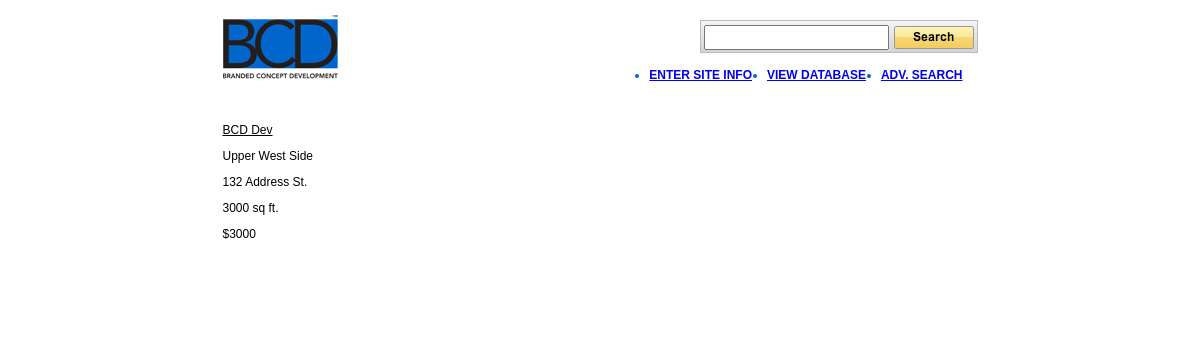
Screenshot of /search-all.php with the database file from the repository.
### tables this page shows
CREATE TABLE `sites` (
  `id` int(11) NOT NULL AUTO_INCREMENT,
  `name` varchar(255) NOT NULL,
  `address` text,
  `cross_street` text,
  `neighborhood` varchar(255) DEFAULT NULL,
  `size` int(11) DEFAULT NULL,
  `frontage` int(11) DEFAULT NULL,
  `asking_rent` int(11) DEFAULT NULL,
  `asking_key` int(11) DEFAULT NULL,
  `contact_name` varchar(255) DEFAULT NULL,
  `contact_number` varchar(255) DEFAULT NULL,
  `contact_company` varchar(255) DEFAULT NULL,
  `previous_use` text,
  `venting` tinyint(4) DEFAULT NULL,
  `venting_type` text,
  `additional_info` text,
  `delivery_date` text,
  `clients` text,
  `bcd_broker` varchar(255) DEFAULT NULL,
  `bcd_broker_date` date DEFAULT NULL,
  PRIMARY KEY (`id`)
);

### libs/adodb/adodb.inc.php (called while the page is built, shortened)
<?php
 if (!defined('_ADODB_LAYER')) {
	function ADODB_Setup()
	{
		$ADODB_FETCH_MODE = ADODB_FETCH_DEFAULT;
	}
	class ADOConnection {
	var $database = '';
	var $host = '';
	var $user = '';
	var $debug = false;
	var $true = '1';
	var $false = '0';
	var $fetchMode=false;
	var $bulkBind = false;
	var $_queryID = false;
	var $_bindInputArray = false;
	function Connect($argHostname = "", $argUsername = "", $argPassword = "", $argDatabaseName = "", $forceNew = false)
	{
		if ($argHostname != "") $this->host = $argHostname;
		if ($argUsername != "") $this->user = $argUsername;
		if ($argDatabaseName != "") $this->database = $argDatabaseName;
		if ($forceNew) {
			if ($rez=$this->_nconnect($this->host, $this->user, $argPassword, $this->database)) return true;
		} else {
			 if ($rez=$this->_connect($this->host, $this->user, $argPassword, $this->database)) return true;
		}
		return $ret;
	}
	function Execute($sql,$inputarr=false)
	{
		if ($inputarr) {
			if (!is_array($inputarr)) $inputarr = array($inputarr);
			$element0 = reset($inputarr);
			$array_2d = $this->bulkBind && is_array($element0) && !is_object(reset($element0));
			unset($element0);
			if (!is_array($sql) && !$this->_bindInputArray) {
				$sqlarr = explode('?',$sql);
				$nparams = sizeof($sqlarr)-1;
				if (!$array_2d) $inputarr = array($inputarr);
				foreach($inputarr as $arr) {
					$sql = ''; $i = 0;
					while(list(, $v) = each($arr)) {
						$sql .= $sqlarr[$i];
						$typ = gettype($v);
						if ($typ == 'string')
							$sql .= $this->qstr($v);
						else if ($typ == 'double')
							$sql .= str_replace(',','.',$v);
						else if ($typ == 'boolean')
							$sql .= $v ? $this->true : $this->false;
						else if ($typ == 'object') {
							if (method_exists($v, '__toString')) $sql .= $this->qstr($v->__toString());
							else $sql .= $this->qstr((string) $v);
						} else if ($v === null)
							$sql .= 'NULL';
						else
							$sql .= $v;
						$i += 1;
						if ($i == $nparams) break;
					}
					if (isset($sqlarr[$i])) {
						$sql .= $sqlarr[$i];
						if ($i+1 != sizeof($sqlarr)) $this->outp_throw( "Input Array does not match ?: ".htmlspecialchars($sql),'Execute');
					} else if ($i != sizeof($sqlarr))
						$this->outp_throw( "Input array does not match ?: ".htmlspecialchars($sql),'Execute');
					$ret = $this->_Execute($sql);
					if (!$ret) return $ret;
				}
			} else {
				if ($array_2d) {
					if (is_string($sql))
						$stmt = $this->Prepare($sql);
					else
						$stmt = $sql;
					foreach($inputarr as $arr) {
						$ret = $this->_Execute($stmt,$arr);
						if (!$ret) return $ret;
					}
				} else {
					$ret = $this->_Execute($sql,$inputarr);
				}
			}
		} else {
			$ret = $this->_Execute($sql,false);
		}
		return $ret;
	}
	function _Execute($sql,$inputarr=false)
	{
		if ($this->debug) {
			global $ADODB_INCLUDED_LIB;
			if (empty($ADODB_INCLUDED_LIB)) include(ADODB_DIR.'/adodb-lib.inc.php');
			$this->_queryID = _adodb_debug_execute($this, $sql,$inputarr);
		} else {
			$this->_queryID = @$this->_query($sql,$inputarr);
		}
		$rs = new $rsclass($this->_queryID,$this->fetchMode);
		$rs->connection = $this;
		$rs->Init();
		if (is_array($sql)) $rs->sql = $sql[0];
		else $rs->sql = $sql;
		return $rs;
	}
}
	class ADORecordSet implements IteratorAggregate {
	function ADORecordSet($queryID)
	{
		$this->_queryID = $queryID;
	}
}
	function ADOLoadCode($dbType)
	{
		$db = strtolower($dbType);
		switch ($db) {
			default:
				$class = $db; break;
		}
		$file = ADODB_DIR."/drivers/adodb-".$db.".inc.php";
		if (class_exists("ADODB_" . $class)) return $class;
		return false;
	}
	function NewADOConnection($db='')
	{
		$tmp = ADONewConnection($db);
		return $tmp;
	}
	function ADONewConnection($db='')
	{
	GLOBAL $ADODB_NEWCONNECTION, $ADODB_LASTDB;
		$errorfn = (defined('ADODB_ERROR_HANDLER')) ? ADODB_ERROR_HANDLER : false;
		if (($at = strpos($db,'://')) !== FALSE) {
			$origdsn = $db;
			$fakedsn = 'fake'.substr($origdsn,$at);
			if (($at2 = strpos($origdsn,'@/')) !== FALSE) {
				$fakedsn = str_replace('@/','@adodb-fakehost/',$fakedsn);
			}
			 if ((strpos($origdsn, 'sqlite')) !== FALSE) {
                list($scheme, $path) = explode('://', $origdsn);
                $dsna['scheme'] = $scheme;
				if ($qmark = strpos($path,'?')) {
					$dsn['query'] = substr($path,$qmark+1);
					$path = substr($path,0,$qmark);
				}
            	$dsna['path'] = '/' . urlencode($path);
			} else
				$dsna = @parse_url($fakedsn);
			$dsna['scheme'] = substr($origdsn,0,$at);
			$db = @$dsna['scheme'];
			$dsna['host'] = isset($dsna['host']) ? rawurldecode($dsna['host']) : '';
			$dsna['user'] = isset($dsna['user']) ? rawurldecode($dsna['user']) : '';
			$dsna['pass'] = isset($dsna['pass']) ? rawurldecode($dsna['pass']) : '';
			$dsna['path'] = isset($dsna['path']) ? rawurldecode(substr($dsna['path'],1)) : '';
			if (isset($dsna['query'])) {
				$opt1 = explode('&',$dsna['query']);
				foreach($opt1 as $k => $v) {
					$arr = explode('=',$v);
					$opt[$arr[0]] = isset($arr[1]) ? rawurldecode($arr[1]) : 1;
				}
			} else $opt = array();
		}
		if(empty($obj)) {
			if (!isset($ADODB_LASTDB)) $ADODB_LASTDB = '';
			if ($db != $ADODB_LASTDB) $db = ADOLoadCode($db);
			$cls = 'ADODB_'.$db;
			$obj = new $cls();
		}
		if ($obj) {
			if (isset($dsna)) {
				if (empty($persist))
					$ok = $obj->Connect($dsna['host'], $dsna['user'], $dsna['pass'], $dsna['path']);
				else if (empty($nconnect))
					$ok = $obj->PConnect($dsna['host'], $dsna['user'], $dsna['pass'], $dsna['path']);
				else
					$ok = $obj->NConnect($dsna['host'], $dsna['user'], $dsna['pass'], $dsna['path']);
			}
		}
		return $obj;
	}
}
?>

### libs/adodb/drivers/adodb-mysql.inc.php (called while the page is built, shortened)
<?php
if (! defined("_ADODB_MYSQL_LAYER")) {
class ADODB_mysql extends ADOConnection {
	var $forceNewConnect = false;
	var $clientFlags = 0;
	function _connect($argHostname, $argUsername, $argPassword, $argDatabasename)
	{
		if (ADODB_PHPVER >= 0x4300)
			$this->_connectionID = mysql_connect($argHostname,$argUsername,$argPassword,
												$this->forceNewConnect,$this->clientFlags);
		else if (ADODB_PHPVER >= 0x4200)
			$this->_connectionID = mysql_connect($argHostname,$argUsername,$argPassword,
												$this->forceNewConnect);
		else
			$this->_connectionID = mysql_connect($argHostname,$argUsername,$argPassword);
		if ($argDatabasename) return $this->SelectDB($argDatabasename);
		return true;
	}
	function SelectDB($dbName)
	{
		if ($this->_connectionID) {
			return @mysql_select_db($dbName,$this->_connectionID);
		}
		else return false;
	}
	function _query($sql,$inputarr=false)
	{
		return mysql_query($sql,$this->_connectionID);
	}
}
class ADORecordSet_mysql extends ADORecordSet{
	function ADORecordSet_mysql($queryID,$mode=false)
	{
		if ($mode === false) {
			global $ADODB_FETCH_MODE;
			$mode = $ADODB_FETCH_MODE;
		}
		switch ($mode)
		{
		case ADODB_FETCH_DEFAULT:
		case ADODB_FETCH_BOTH:
		default:
			$this->fetchMode = MYSQL_BOTH; break;
		}
	}
	function _initrs()
	{
		$this->_numOfRows = @mysql_num_rows($this->_queryID);
		$this->_numOfFields = @mysql_num_fields($this->_queryID);
	}
	function _fetch()
	{
		$this->fields =  @mysql_fetch_array($this->_queryID,$this->fetchMode);
		return is_array($this->fields);
	}
}
}
?>

### search-all.php (the view, shortened to what this page needs)
<?php include('include/header.php'); ?>
<?php
	include('libs/adodb/adodb.inc.php');
	$db = NewADOConnection($dsn);
	$keyword = $_POST['keyword'];
	$query = "SELECT id,name,size,address,neighborhood,asking_rent FROM sites WHERE ";
	$query .= "`name` LIKE '%$keyword%' OR ";
	$query .= "`address` LIKE '%$keyword%' OR ";
	$query .= "`cross_street` LIKE '%$keyword%' OR ";
	$query .= "`size` LIKE '%$keyword%' OR ";
	$query .= "`frontage` LIKE '%$keyword%' OR ";
	$query .= "`asking_rent` LIKE '%$keyword%' OR ";
	$query .= "`asking_key` LIKE '%$keyword%' OR ";
	$query .= "`contact_name` LIKE '%$keyword%' OR ";
	$query .= "`contact_number` LIKE '%$keyword%' OR ";
	$query .= "`contact_company` LIKE '%$keyword%' OR ";
	$query .= "`previous_use` LIKE '%$keyword%' OR ";
	$query .= "`venting_type` LIKE '%$keyword%' OR ";
	$query .= "`additional_info` LIKE '%$keyword%' OR ";
	$query .= "`bcd_broker` LIKE '%$keyword%'";
	$result = $db->Execute($query);
?>
<div id="view-all">
	<?php
	while (!$result->EOF) {
	?>
		<div class="item-wrap cf">
			<a href="<?php echo 'view.php?id='.$result->fields[0]; ?>"><?php echo $result->fields[1]; ?></a>
			<p><?php echo $result->fields[4]; ?></p>
			<p><?php echo $result->fields[3]; ?></p>
			<p><?php echo $result->fields[2]; ?> sq ft.</p>
			<p>$<?php echo $result->fields[5]; ?></p>
		</div>
	<?php
		$result->MoveNext();
	}
	?>
</div>
<?php include('include/footer.php'); ?>

### static/css/global.css (style rules this page uses)
body { font-family: Helvetica, Arial, sans-serif; }
.clearfix::after, .cf::after { visibility: hidden; display: block; font-size: 0; content: " "; clear: both; height: 0; }
#view-all { font-family: Helvetica, Arial, sans-serif; padding-top: 40px; }
#view-all .item-wrap { width: 100%; font-size: 12px; color: #000; margin-bottom: 30px; }
#view-all a { display: block; color: #000; text-decoration: underline; margin-bottom: 10px; }

### rows the page displays
sites: name "BCD Dev", neighborhood "Upper West Side", address "132 Address St.", size "3000", asking_rent "3000"
